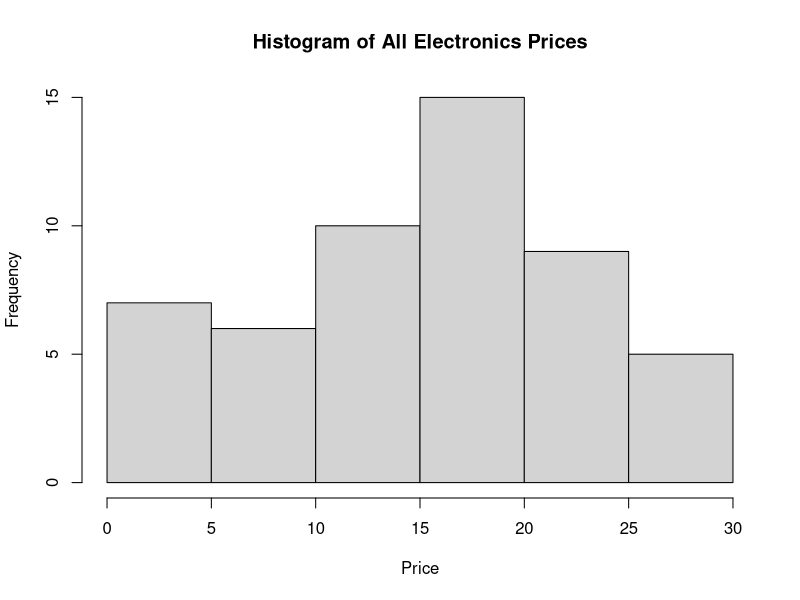

Write R code to recreate this figure.
data <- c(1,1,5,5,5,5,5,8,8,10,10,10,10,12,
          14,14,14,15,15,15,15,15,15,
          18,18,18,18,18,18,18,18,
          20,20,20,20,20,20,20,
          21,21,21,21,
          25,25,25,25,25,
          28,28,30,30,30)
data <- sort(data)
bin_size <- 3
bins <- split(data, ceiling(seq_along(data) / bin_size))
print("Equal Frequency Bins:")
print(bins)
# Smoothing by Bin Means
mean_bins <- lapply(bins, function(x) {
  rep(mean(x), length(x))
})
print("Smoothing by Bin Means:")
print(mean_bins)
# Smoothing by Bin Boundaries
boundary_bins <- lapply(bins, function(x) {
  low <- min(x)
  high <- max(x)
  ifelse(abs(x - low) <= abs(x - high), low, high)
})
print("Smoothing by Bin Boundaries:")
print(boundary_bins)
# Histogram
hist(data,
     main = "Histogram of All Electronics Prices",
     xlab = "Price",
     ylab = "Frequency",
     breaks = 10)
